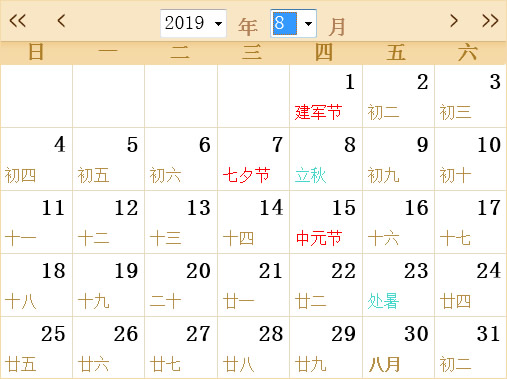
#> input picture learning/opencv/img/rili.jpg, 507 x 379 px
$ jupyter execute --allow-errors '霍夫变换.ipynb'
#> lines starting #> are read from the running program, lines starting #| are printed output that depends on the picture; after the words box and inside, x2 and y2 are one past the last pixel; in counts of white or black regions, pixels touching at a corner belong together
[cell 1]
import numpy as np
import cv2 as cv
import matplotlib.pyplot as plt

# 1.线检测

[cell 2]
img = cv.imread('img/rili.jpg',0)
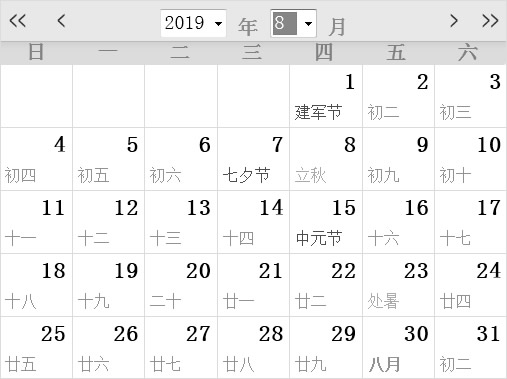
#> img: shape (379, 507); min 0, max 255, mean 242.4
edges = cv.Canny(img, 50, 150)
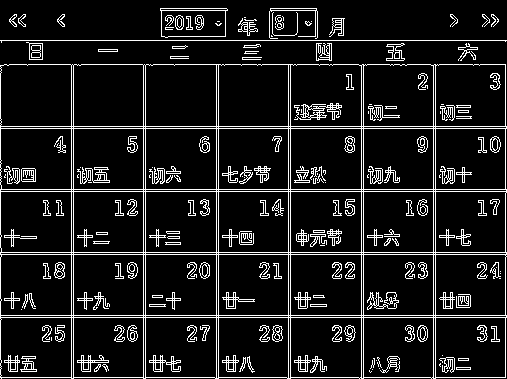
#> edges: shape (379, 507); 11% white in thin lines or dots
plt.imshow(edges, cmap='gray')

#> (a cell that did not finish here is left out)

# 2. 圆检测

[cell 4]
# 读取图片
star = cv.imread('img/star.jpeg')
#> (the rest of this cell did not finish here and is left out)

[cell 5]
# 检测
circles = cv.HoughCircles(img,cv.HOUGH_GRADIENT,1,200,param1=100,param2=50,minRadius=0,maxRadius=100) # 注意：hough圆检测中包含了一个canny边缘检测
#> circles = [[112.5, 173.5, 41.8]]
# 绘制
for i in circles[0,:]:
    center_x = int(i[0])
    center_y = int(i[1])
    radius = int(i[2])
    cv.circle(img,(center_x,center_y),radius,(255,255,255),200)
    cv.circle(img,(center_x,center_y),20,(0,255,0),-1)
#> this loop made 1 pass
#> (i, center_x, center_y, radius) on pass 1: ([112.5, 173.5, 41.8], 112, 173, 41)
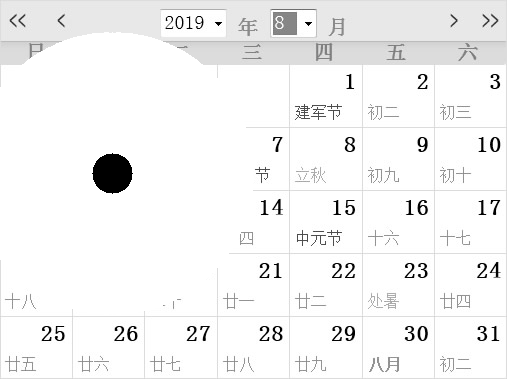
#> img: shape (379, 507); 8.04% of pixels changed, all inside (x1, y1, x2, y2) = (0, 32, 254, 315)
# 展示
#> (the rest of this cell did not finish here and is left out)

$ run again, with learning/opencv/img/dogsp.jpeg copied over learning/opencv/img/rili.jpg
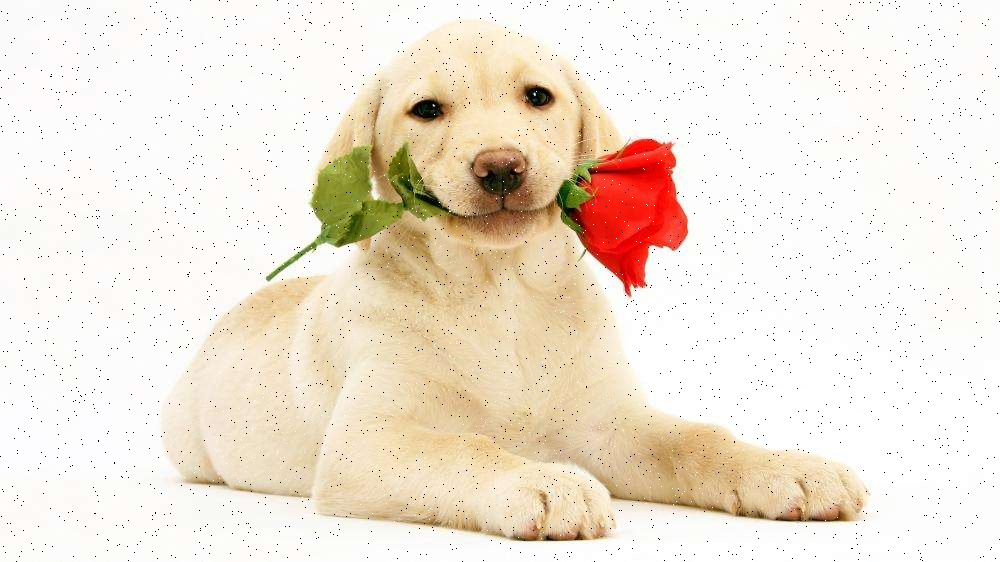
#> input picture learning/opencv/img/dogsp.jpeg, 1000 x 562 px
#> `edges = cv.Canny(img, 50, 150)`:
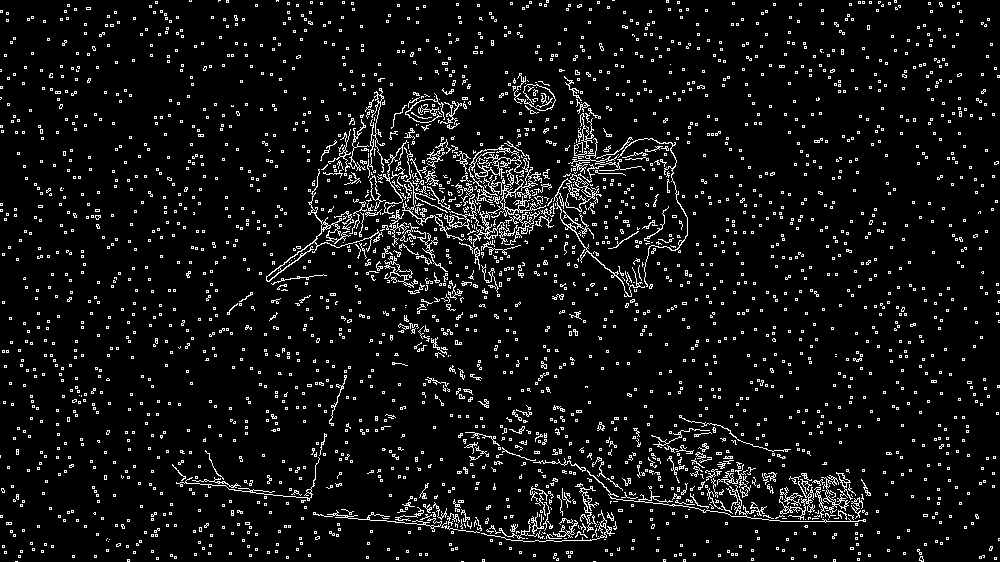
#> edges: shape (562, 1000); 6.7% white in thin lines or dots
#> circles = [[458.5, 133.5, 84]]
#> the loop `for i in circles[0,:]:` made 1 pass
#> (i, center_x, center_y, radius) on pass 1: ([458.5, 133.5, 84], 458, 133, 84)
#> after the loop `for i in circles[0,:]:`:
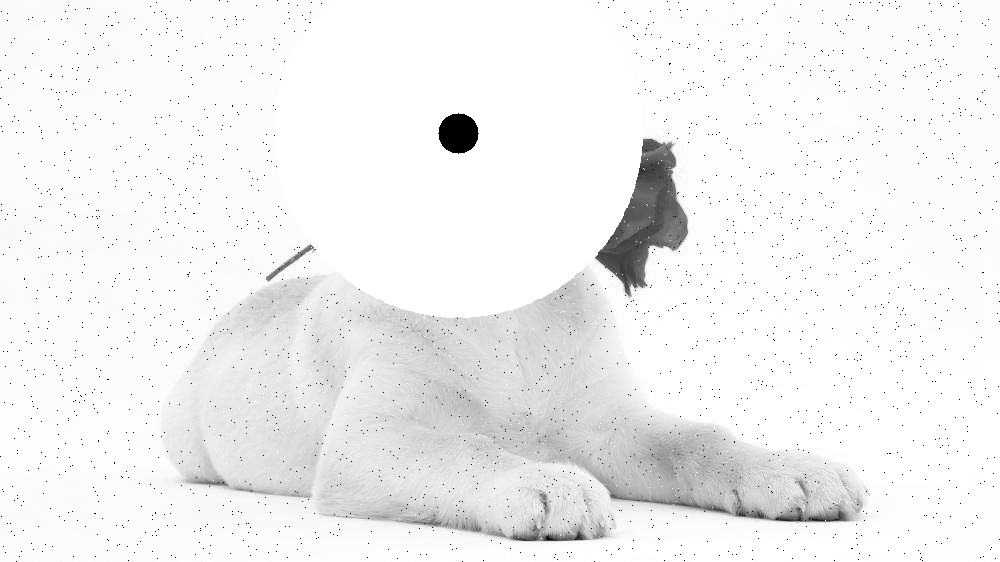
#> img: shape (562, 1000); min 0, max 255, mean 241.4
